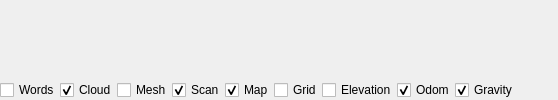
  <widget class="QDockWidget" name="dockWidget_view3d">
   <property name="windowTitle">
    <string>3D view</string>
   </property>
   <attribute name="dockWidgetArea">
    <number>4</number>
   </attribute>
   <widget class="QWidget" name="dockWidgetContents_3dviews">
    <layout class="QVBoxLayout" name="verticalLayout_5" stretch="1,0">
     <property name="spacing">
      <number>0</number>
     </property>
     <property name="leftMargin">
      <number>0</number>
     </property>
     <property name="topMargin">
      <number>0</number>
     </property>
     <property name="rightMargin">
      <number>0</number>
     </property>
     <property name="bottomMargin">
      <number>0</number>
     </property>
     <item>
      <layout class="QHBoxLayout" name="horizontalLayout_3dviews">
       <property name="spacing">
        <number>1</number>
       </property>
      </layout>
     </item>
     <item>
      <layout class="QHBoxLayout" name="horizontalLayout_3">
       <item>
        <widget class="QCheckBox" name="checkBox_showWords">
         <property name="text">
          <string>Words</string>
         </property>
         <property name="checked">
          <bool>false</bool>
         </property>
        </widget>
       </item>
       <item>
        <widget class="QCheckBox" name="checkBox_showCloud">
         <property name="text">
          <string>Cloud</string>
         </property>
         <property name="checked">
          <bool>true</bool>
         </property>
        </widget>
       </item>
       <item>
        <widget class="QCheckBox" name="checkBox_showMesh">
         <property name="text">
          <string>Mesh</string>
         </property>
         <property name="checked">
          <bool>false</bool>
         </property>
        </widget>
       </item>
       <item>
        <widget class="QCheckBox" name="checkBox_showScan">
         <property name="text">
          <string>Scan</string>
         </property>
         <property name="checked">
          <bool>true</bool>
         </property>
        </widget>
       </item>
       <item>
        <widget class="QCheckBox" name="checkBox_showMap">
         <property name="text">
          <string>Map</string>
         </property>
         <property name="checked">
          <bool>true</bool>
         </property>
        </widget>
       </item>
       <item>
        <widget class="QCheckBox" name="checkBox_showGrid">
         <property name="text">
          <string>Grid</string>
         </property>
         <property name="checked">
          <bool>false</bool>
         </property>
        </widget>
       </item>
       <item>
        <widget class="QCheckBox" name="checkBox_showElevation">
         <property name="toolTip">
          <string>Available if RTAB-Map is built with GridMap</string>
         </property>
         <property name="text">
          <string>Elevation</string>
         </property>
         <property name="checked">
          <bool>false</bool>
         </property>
         <property name="tristate">
          <bool>true</bool>
         </property>
        </widget>
       </item>
       <item>
        <widget class="QCheckBox" name="checkBox_odomFrame_3dview">
         <property name="toolTip">
          <string>Adjust roll, pitch and height based on odometry pose</string>
         </property>
         <property name="text">
          <string>Odom</string>
         </property>
         <property name="checked">
          <bool>true</bool>
         </property>
        </widget>
       </item>
       <item>
        <widget class="QCheckBox" name="checkBox_gravity_3dview">
         <property name="text">
          <string>Gravity</string>
         </property>
         <property name="checked">
          <bool>true</bool>
         </property>
        </widget>
       </item>
       <item>
        <spacer name="horizontalSpacer_4">
         <property name="orientation">
          <enum>Qt::Orientation::Horizontal</enum>
         </property>
         <property name="sizeHint" stdset="0">
          <size>
           <width>40</width>
           <height>20</height>
          </size>
         </property>
        </spacer>
       </item>
      </layout>
     </item>
    </layout>
   </widget>
  </widget>
